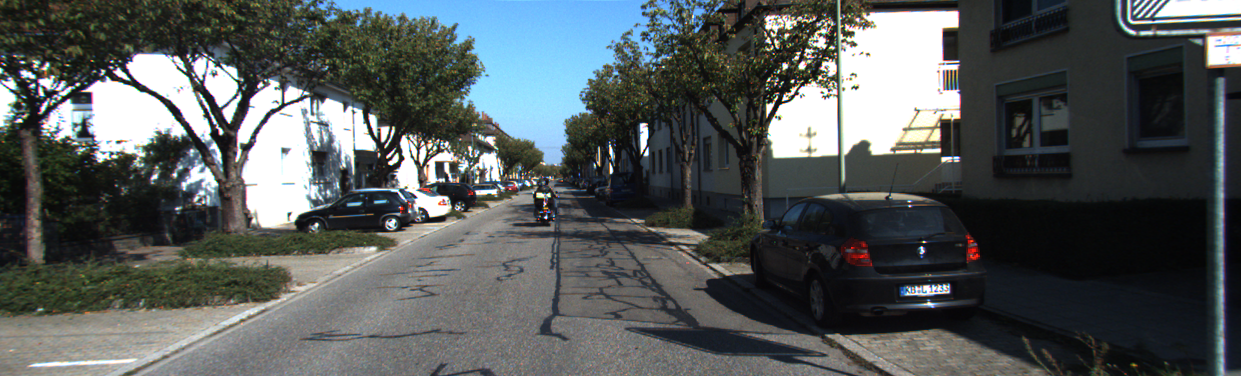
#> input picture data/kitti/001.png, 1241 x 376 px, found by its file name; its folder holds only this picture in this run
$ python feature_detection1.py
#> lines starting #> are read from the running program, lines starting #| are printed output that depends on the picture; after the words box and inside, x2 and y2 are one past the last pixel; in counts of white or black regions, pixels touching at a corner belong together
import cv2
import os

def run_feature_detection(data_path):
#> called with data_path = 'Simulation/data/kitti'
    images = sorted(os.listdir(data_path))

    if len(images) == 0:
        print("No images found!")
        return

    orb = cv2.ORB_create(2000)

    print("Running Feature Detection... Press 'q' to exit")

    for img_name in images:
        img_path = os.path.join(data_path, img_name)

        img = cv2.imread(img_path, 0)
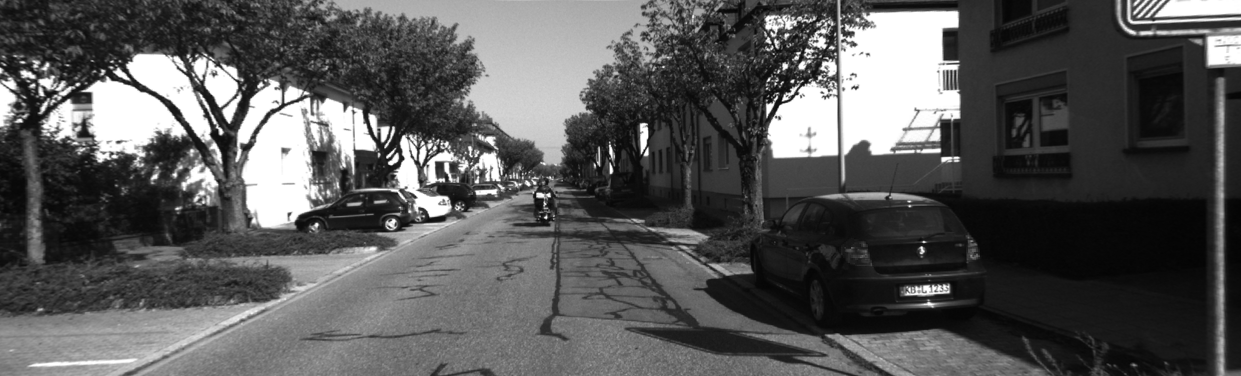
#> img: shape (376, 1241); min 3, max 255, mean 87.7

        if img is None:
            print(f"Skipping invalid image: {img_name}")
            continue

        # Detect features
        kp, _ = orb.detectAndCompute(img, None)
#> kp = 2000 keypoints; strongest (x, y, size): (389, 162, 31), (783, 99, 31), (784, 98, 37.2), (538, 194, 37.2)

        # Draw keypoints
        img_kp = cv2.drawKeypoints(
            img, kp, None, color=(0, 255, 0),
            flags=cv2.DRAW_MATCHES_FLAGS_DRAW_RICH_KEYPOINTS
        )
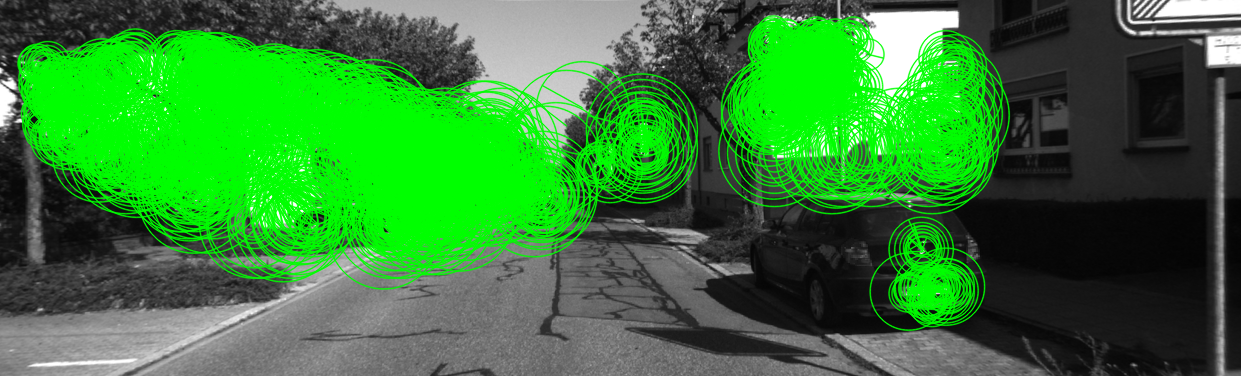
#> img_kp: shape (376, 1241, 3); mean of channels 0, 1, 2 53.5, 127.5, 53.5; drawn as B, G, R

        # Resize for better viewing
        img_kp = cv2.resize(img_kp, (800, 500))
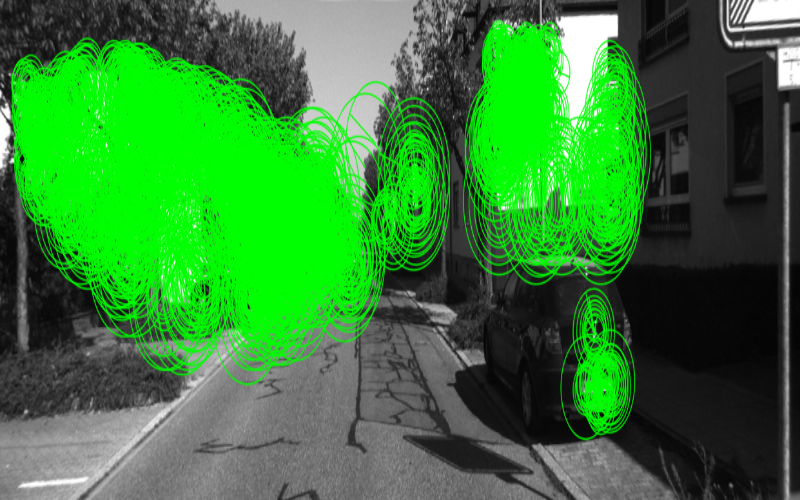
#> img_kp: shape (500, 800, 3); mean of channels 0, 1, 2 53.4, 127.4, 53.4; drawn as B, G, R

        # Display keypoint count
        cv2.putText(
            img_kp,
            f"Keypoints: {len(kp)}",
            (20, 40),
            cv2.FONT_HERSHEY_SIMPLEX,
            1,
            (0, 255, 0),
            2
        )
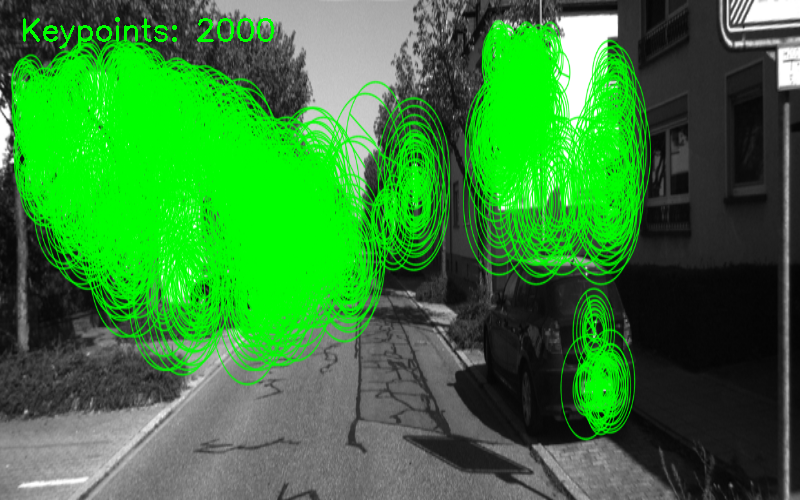
#> img_kp: shape (500, 800, 3); 0.46% of pixels changed, all inside (x1, y1, x2, y2) = (23, 17, 274, 49); drawn as B, G, R

        cv2.imshow("Feature Detection", img_kp)

        # Wait (adjust speed here)
        key = cv2.waitKey(200)
#> (key q is pressed here)

        if key == ord('q'):
            break

    cv2.destroyAllWindows()


if __name__ == "__main__":
    run_feature_detection("Simulation/data/kitti")

$ run again, on data/kitti/0013.png
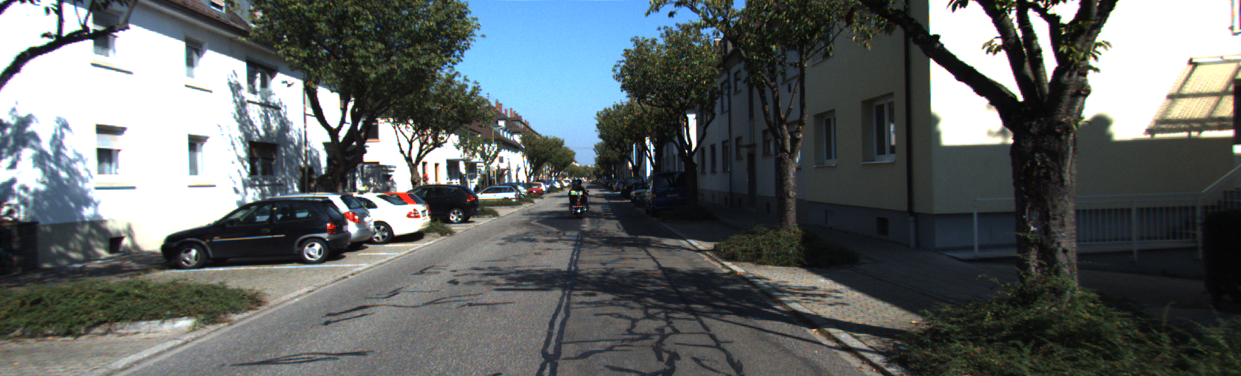
#> input picture data/kitti/0013.png, 1241 x 376 px, found by its file name
#> in run_feature_detection, `img = cv2.imread(img_path, 0)`:
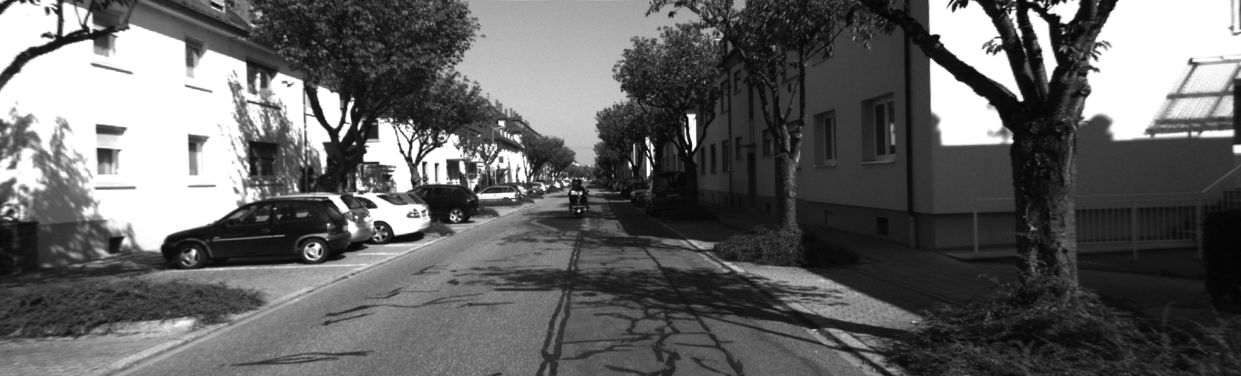
#> img: shape (376, 1241); min 3, max 255, mean 99.1
#> kp = 2000 keypoints; strongest (x, y, size): (336, 129, 77.1), (334, 131, 92.6), (424, 162, 31), (938, 36, 31)
#> in run_feature_detection, `cv2.putText( img_kp, f"Keypoints: {len(kp)}", (20, 40), cv2.FONT_HERSH..`:
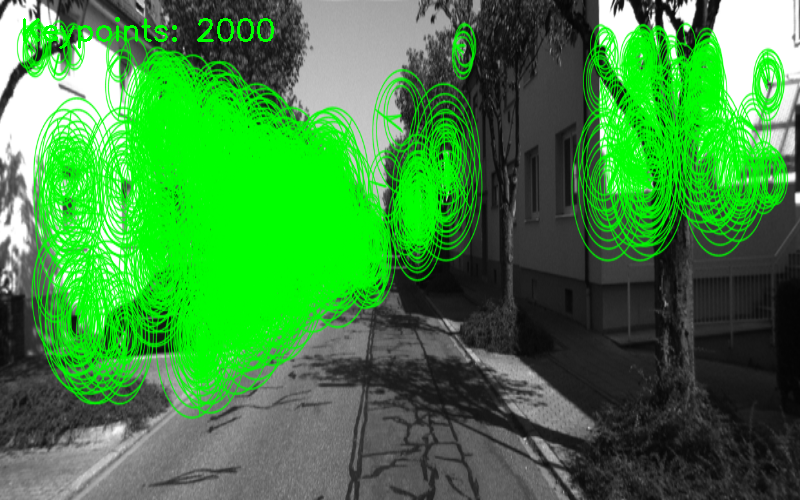
#> img_kp: shape (500, 800, 3); mean of channels 0, 1, 2 62.7, 136.1, 62.7; drawn as B, G, R

$ run again, on data/kitti/0015.png
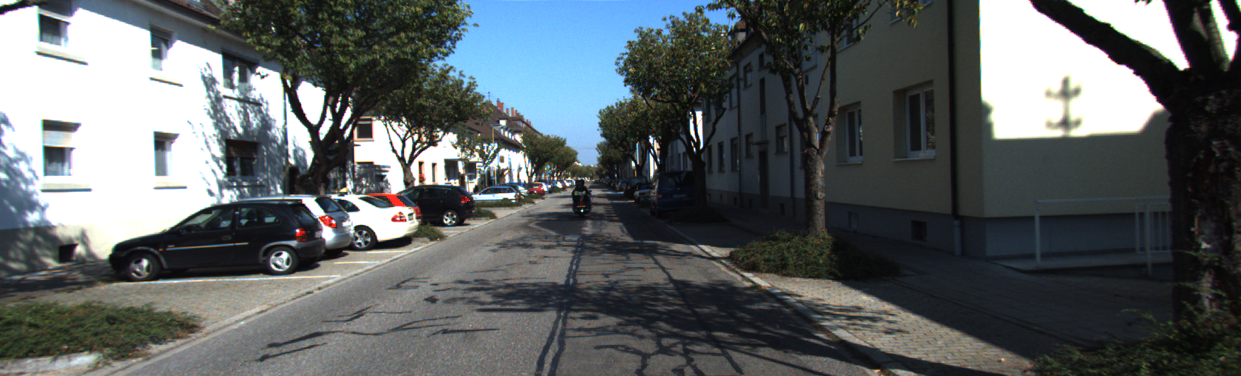
#> input picture data/kitti/0015.png, 1241 x 376 px, found by its file name
#> in run_feature_detection, `img = cv2.imread(img_path, 0)`:
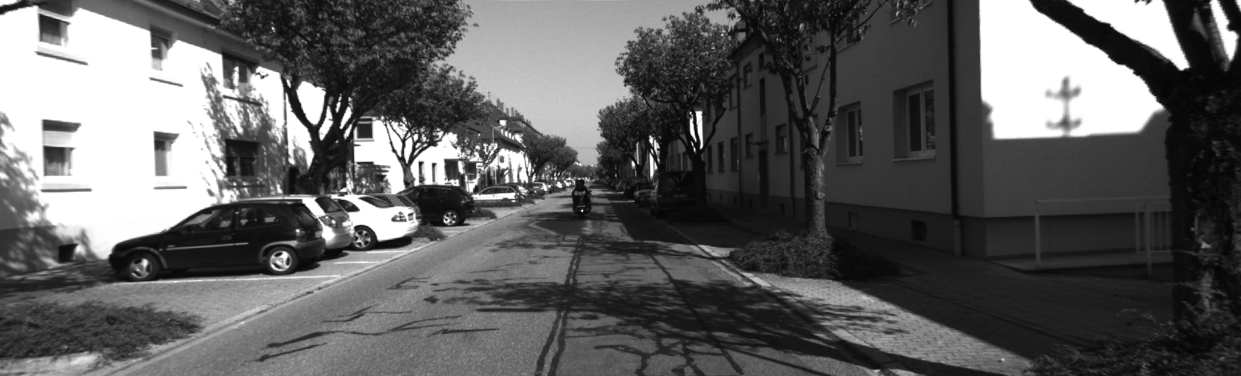
#> img: shape (376, 1241); min 4, max 255, mean 95.8
#> kp = 2000 keypoints; strongest (x, y, size): (316, 127, 77.1), (313, 120, 64.3), (317, 125, 92.6), (315, 129, 64.3)
#> in run_feature_detection, `cv2.putText( img_kp, f"Keypoints: {len(kp)}", (20, 40), cv2.FONT_HERSH..`:
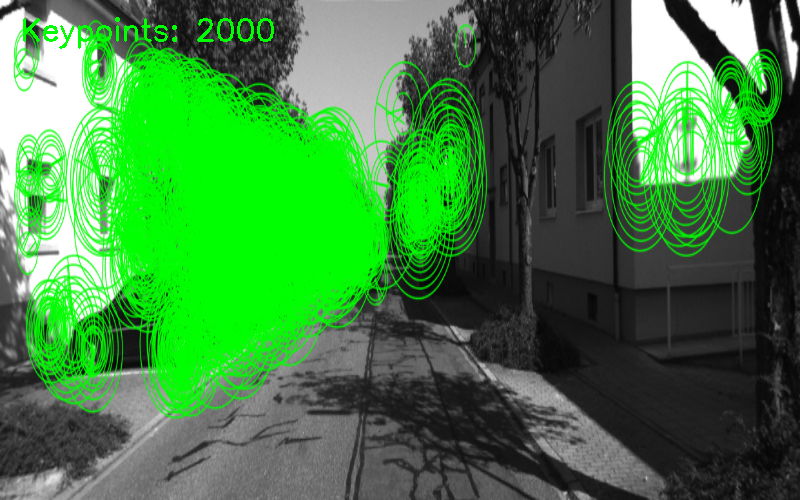
#> img_kp: shape (500, 800, 3); mean of channels 0, 1, 2 65.6, 129.2, 65.6; drawn as B, G, R

$ run again, on data/kitti/0010.png
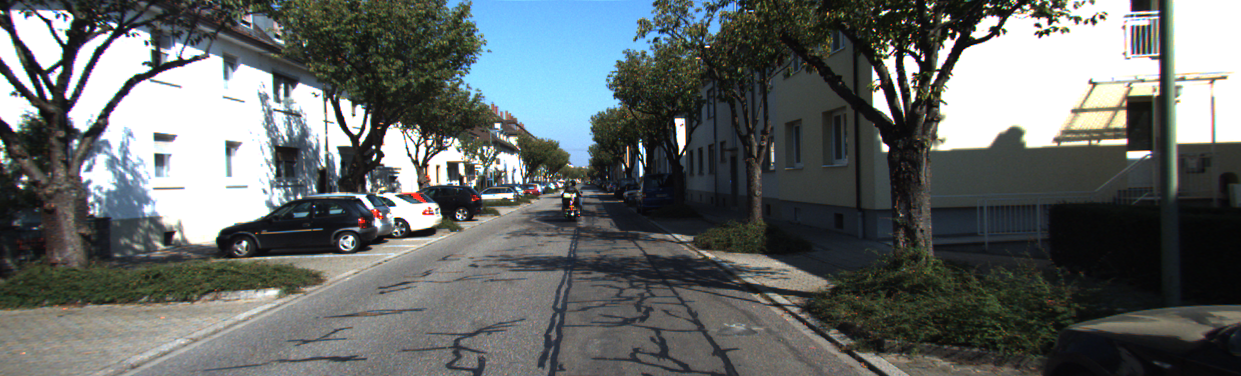
#> input picture data/kitti/0010.png, 1241 x 376 px, found by its file name
#> in run_feature_detection, `img = cv2.imread(img_path, 0)`:
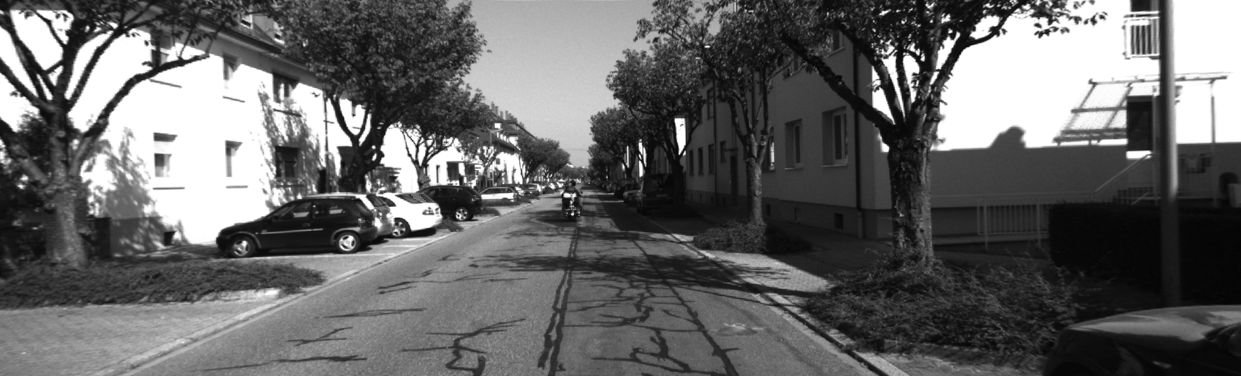
#> img: shape (376, 1241); min 4, max 255, mean 102.3
#> kp = 2000 keypoints; strongest (x, y, size): (353, 139, 64.3), (922, 59, 31), (917, 53, 31), (952, 38, 31)
#> in run_feature_detection, `cv2.putText( img_kp, f"Keypoints: {len(kp)}", (20, 40), cv2.FONT_HERSH..`:
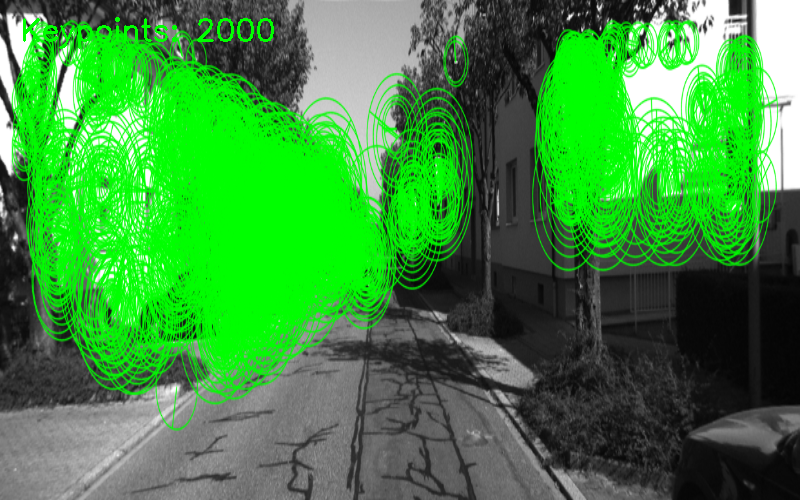
#> img_kp: shape (500, 800, 3); mean of channels 0, 1, 2 61.5, 142.8, 61.5; drawn as B, G, R
